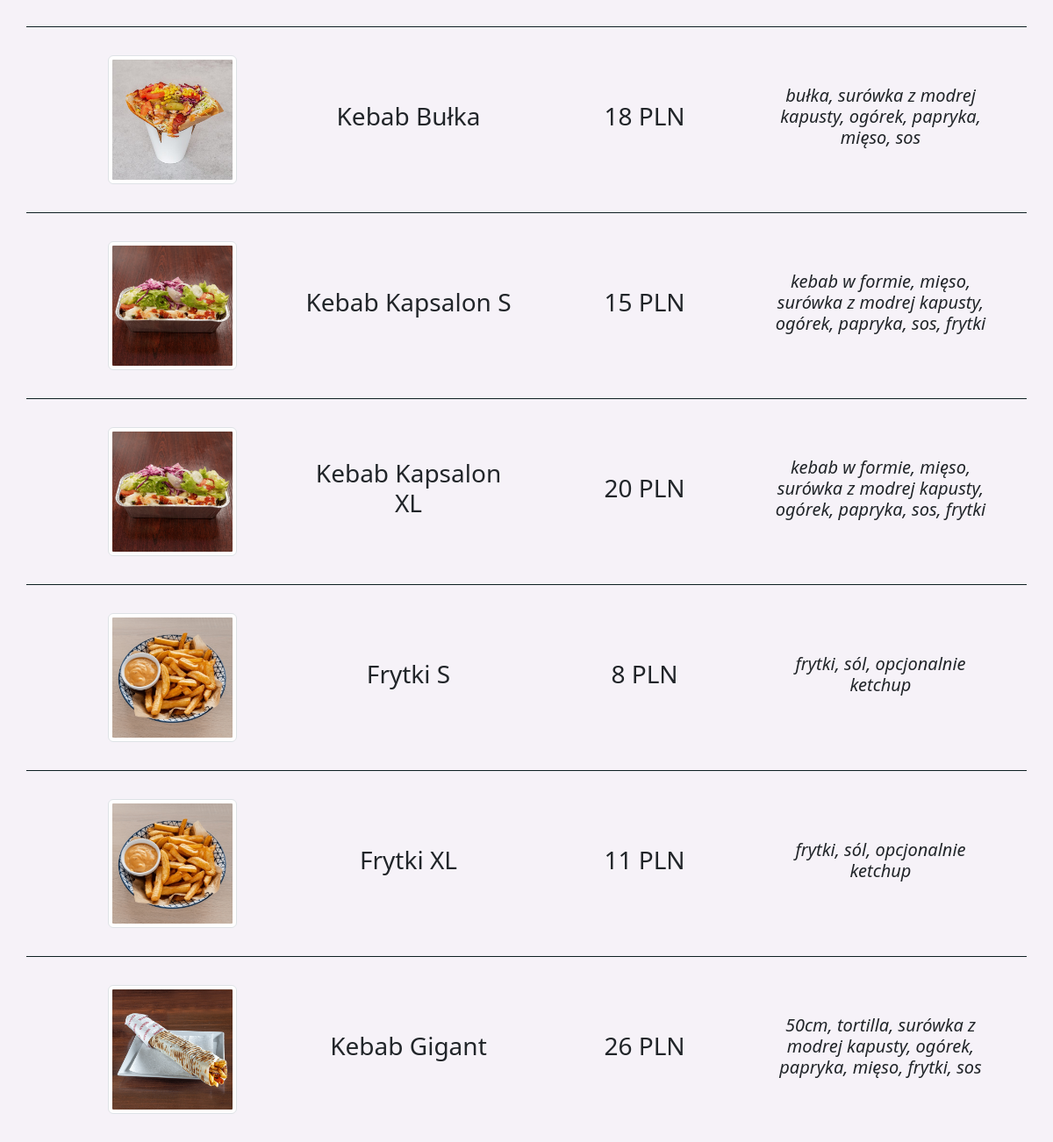
Before: /menu/ (lower part) with the older database file.
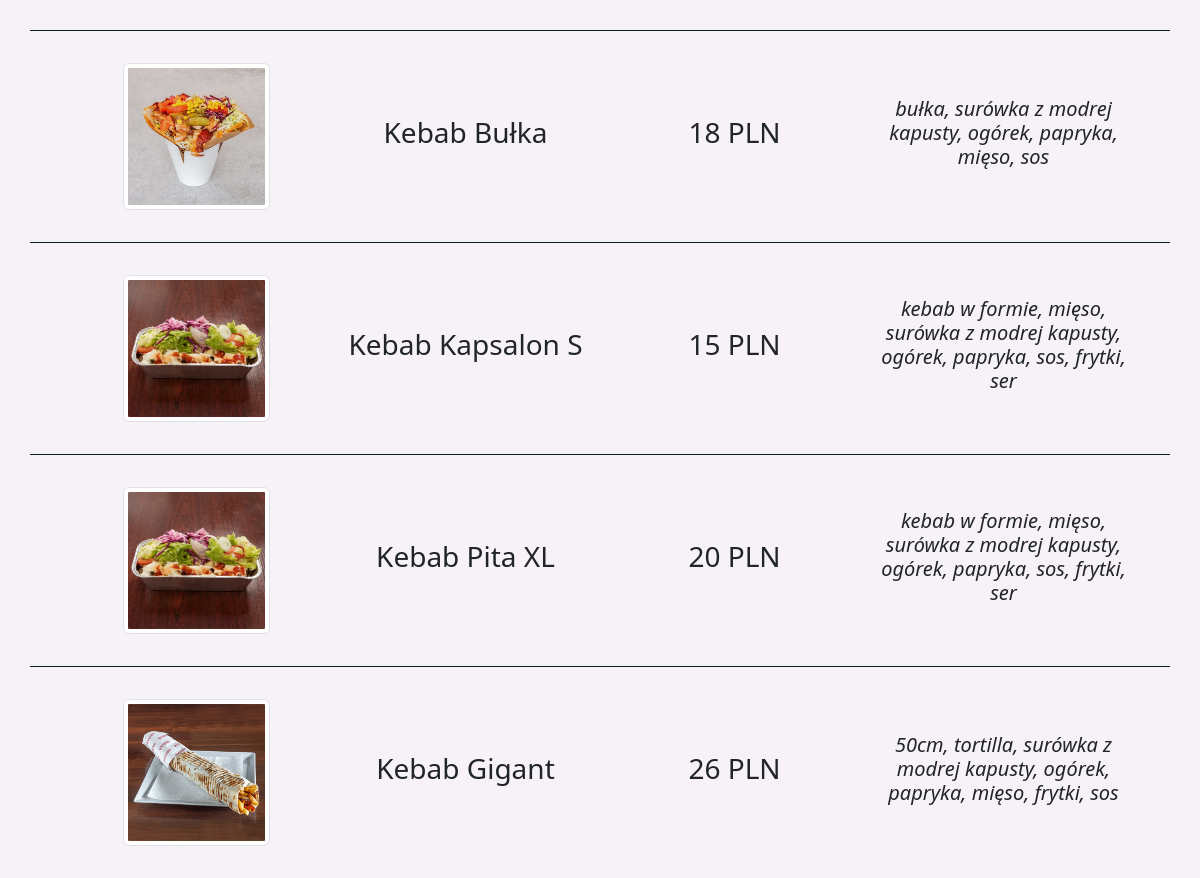
After: the same page with the newer database file.
### Restaurant/models.py (models this page shows, shortened)
class Menu(models.Model):
    dishName = models.CharField(max_length=30)
    dishPrice = models.CharField(max_length=10)
    dishDescription = models.CharField(max_length=200)
    dishPicture = models.CharField(max_length=30)

### Restaurant/views.py (the view)
# urls.py: path('menu/', views.menu),
def menu(request):
    dishes = Menu.objects.all()
    template = render_to_string('menu.html', {'menu': dishes, 'user': request.user})
    print(datetime.datetime.now())
    return HttpResponse(template)

### Templates/menu.html (shortened to what this page needs)
{% extends 'tmpl.html' %}
{% block content %}
{% load static %}
<body>
<section class="header">
    <div class="text-center position-relative solid-bg">
        <div class="d-flex px-2">
            <div class="container">
                {% for m in menu %}
                <div class="row menu-row">
                    <div class="d-flex col justify-content-center align-items-center">
                        <img src="{% static 'img/' %}{{m.dishPicture}}" class="img-thumbnail" width="60%">
                    </div>
                    <div class="d-flex col justify-content-center align-items-center">
                        <h3>{{m.dishName}}</h3>
                    </div>
                    <div class="d-flex col justify-content-center align-items-center">
                        <h3>{{m.dishPrice}} PLN</h3>
                    </div>
                    <div class="d-flex col justify-content-center align-items-center">
                        <h5><i>{{m.dishDescription}}</i></h5>
                    </div>
                </div>
                {% endfor %}
            </div>
        </div>
    </div>
</section>
</body>
{% endblock %}

### Templates/tmpl.html (shortened to what this page needs)
<!DOCTYPE html>
<html>
<head>
    {% load static %}
    <link href="https://cdn.jsdelivr.net/npm/bootstrap@5.3.0-alpha1/dist/css/bootstrap.min.css" rel="stylesheet"
>
    <link rel="stylesheet" href="{% static 'css/style.css' %}?{% now 'u' %}">
</head>
{% block content %}
{% endblock %}
</html>

### static/css/style.css (style rules this page uses)
:root { --main-color-orange: #f0b30f; --main-color-green: #49a04c; --main-color-dark: #0D1F22; --main-color-light: #F6F2F8; }
* { margin: 0px; padding: 0px; box-sizing: border-box; }
body { background-color: var(--main-color-light); }
.header { position: relative; background-image: linear-gradient(rgba(0, 0, 0, 0.8), rgba(0, 0, 0, 0.3)), url("/static/img/index_bg.jpg"); width: 100%; height: 100vh; background-position: center; background-size: cover; }
.solid-bg { position: relative; background-image: url("/static/img/index_solid_bg.jpeg"); width: 100%; height: 80vh; background-position: center; background-size: cover; }
.menu-row { border-top: 1px solid var(--main-color-dark); padding: 2rem; }

Changed rows visible on the page:
removed Menu: dishPicture (picture), dishName "Frytki S", dishPrice "8", dishDescription "frytki, sól, opcjonalnie ketchup"
removed Menu: dishPicture (picture), dishName "Frytki XL", dishPrice "11", dishDescription "frytki, sól, opcjonalnie ketchup"
changed Menu "Kebab Kapsalon S": dishDescription "kebab w formie, mięso, surówka z modrej kapusty, ogórek, papryka, sos, frytki" → "kebab w formie, mięso, surówka z modrej kapusty, ogórek, papryka, sos, frytki, ser"
changed Menu: dishName "Kebab Kapsalon XL" → "Kebab Pita XL"; dishDescription "kebab w formie, mięso, surówka z modrej kapusty, ogórek, papryka, sos, frytki" → "kebab w formie, mięso, surówka z modrej kapusty, ogórek, papryka, sos, frytki, ser"
